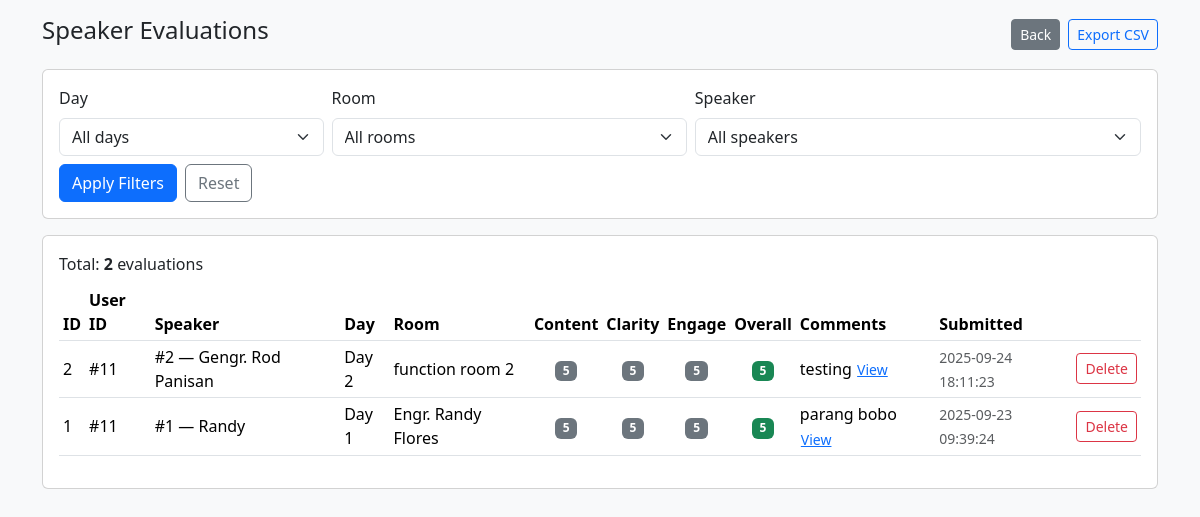
The app's page /admin/admin_evaluations.php (signed in) with its own data.
### tables this page shows
CREATE TABLE `speaker_evaluations` (
  `id` int(10) UNSIGNED NOT NULL,
  `user_id` int(10) UNSIGNED NOT NULL,
  `speaker_id` int(10) UNSIGNED NOT NULL,
  `room_id` int(10) UNSIGNED NOT NULL,
  `day_id` int(10) UNSIGNED NOT NULL,
  `content_quality` tinyint(3) UNSIGNED NOT NULL,
  `speaker_clarity` tinyint(3) UNSIGNED NOT NULL,
  `engagement` tinyint(3) UNSIGNED NOT NULL,
  `overall` tinyint(3) UNSIGNED NOT NULL,
  `comments` text DEFAULT NULL,
  `created_at` datetime NOT NULL DEFAULT current_timestamp()
);

CREATE TABLE `speakers` (
  `id` int(11) NOT NULL,
  `room_id` int(11) DEFAULT NULL,
  `name` varchar(255) NOT NULL,
  `title` varchar(255) DEFAULT NULL,
  `bio` text DEFAULT NULL,
  `start_time` time DEFAULT NULL,
  `end_time` time DEFAULT NULL,
  `photo` varchar(255) DEFAULT NULL,
  `photo_url` varchar(255) DEFAULT NULL,
  `presentation_url` varchar(255) DEFAULT NULL,
  `created_at` datetime NOT NULL DEFAULT current_timestamp()
);

CREATE TABLE `function_room_days` (
  `id` int(11) NOT NULL,
  `day_date` date NOT NULL,
  `room_id` int(11) DEFAULT NULL,
  `day` date NOT NULL,
  `enabled` tinyint(1) NOT NULL DEFAULT 1,
  `start_time` time DEFAULT NULL,
  `end_time` time DEFAULT NULL,
  `label` varchar(150) NOT NULL DEFAULT 'Day',
  `is_enabled` tinyint(1) NOT NULL DEFAULT 1
);

CREATE TABLE `function_rooms` (
  `id` int(11) NOT NULL,
  `day_id` int(11) DEFAULT NULL,
  `name` varchar(150) NOT NULL,
  `label` varchar(150) DEFAULT NULL,
  `room_number` varchar(50) NOT NULL,
  `day_number` int(10) UNSIGNED NOT NULL DEFAULT 1,
  `day_date` date DEFAULT NULL,
  `description` text DEFAULT NULL,
  `location` varchar(150) DEFAULT NULL,
  `capacity` int(11) DEFAULT NULL,
  `is_active` tinyint(1) NOT NULL DEFAULT 1,
  `created_at` datetime NOT NULL DEFAULT current_timestamp()
);

### admin/admin_evaluations.php (the view, shortened to what this page needs)
<?php
require_once __DIR__ . '/../db.php';
if (isset($conn) && $conn instanceof mysqli)      $db = $conn;
elseif (isset($mysqli) && $mysqli instanceof mysqli) $db = $mysqli;
else { http_response_code(500); echo "Database not available."; exit; }
if (!function_exists('e')) {
  function e($s){ return htmlspecialchars((string)$s, ENT_QUOTES|ENT_SUBSTITUTE, 'UTF-8'); }
}
$where = [];
$whereSql = $where ? ('WHERE '.implode(' AND ', $where)) : '';
$perPage = 50;
$page = max(1, (int)($_GET['page'] ?? 1));
$offset = ($page - 1) * $perPage;
$total = 0;
if ($r = $db->query("SELECT COUNT(*) AS c FROM speaker_evaluations se $whereSql")) {
  if ($row = $r->fetch_assoc()) $total = (int)$row['c'];
}
$sql = "
  SELECT se.id, se.user_id, se.speaker_id, se.room_id, se.day_id,
         se.content_quality, se.speaker_clarity, se.engagement, se.overall, se.comments, se.created_at,
         s.name AS speaker_name, fr.name AS room_name, fd.label AS day_label
  FROM speaker_evaluations se
  LEFT JOIN speakers s ON s.id = se.speaker_id
  LEFT JOIN function_rooms fr ON fr.id = se.room_id
  LEFT JOIN function_room_days fd ON fd.id = se.day_id
  $whereSql
  ORDER BY se.created_at DESC, se.id DESC
  LIMIT $perPage OFFSET $offset
";
$rows = [];
if ($res = $db->query($sql)) {
  while ($row = $res->fetch_assoc()) $rows[] = $row;
}
?>
<!doctype html>
<html lang="en">
<head>
  <link href="https://cdn.jsdelivr.net/npm/bootstrap@5.3.2/dist/css/bootstrap.min.css" rel="stylesheet">
</head>
<body class="p-3 bg-light">
  <div class="container">
    <div class="d-flex justify-content-between align-items-center mb-3">
      <h4>Speaker Evaluations</h4>
      <div class="d-flex gap-2">
        <a href="Admin_dashboard.php" class="btn btn-secondary btn-sm">Back</a>
        <a href="?<?= e(http_build_query(array_merge($_GET, ['export'=>1]))) ?>" class="btn btn-outline-primary btn-sm">Export CSV</a>
      </div>
    </div>
    <form method="get" class="card mb-3">
      <div class="card-body row g-2 align-items-end">
        <div class="col-md-3">
          <label class="form-label">Day</label>
          <select name="day_id" class="form-select">
            <option value="0">All days</option>
          </select>
        </div>
        <div class="col-md-4">
          <label class="form-label">Room</label>
          <select name="room_id" class="form-select">
            <option value="0">All rooms</option>
          </select>
        </div>
        <div class="col-md-5">
          <label class="form-label">Speaker</label>
          <select name="speaker_id" class="form-select">
            <option value="0">All speakers</option>
          </select>
        </div>
        <div class="col-12 d-flex gap-2">
          <button class="btn btn-primary">Apply Filters</button>
          <a class="btn btn-outline-secondary" href="admin_evaluations.php">Reset</a>
        </div>
      </div>
    </form>
    <div class="card">
      <div class="card-body">
        <div class="d-flex justify-content-between align-items-center mb-2">
          <div>Total: <strong><?= (int)$total ?></strong> evaluation<?= $total == 1 ? '' : 's' ?></div>
        </div>
        <?php if (empty($rows)): ?>
          <div class="text-muted">No evaluations found for the selected filters.</div>
        <?php else: ?>
          <div class="table-responsive">
            <table class="table table-sm align-middle">
              <thead>
                <tr>
                  <th>ID</th>
                  <th>User ID</th>
                  <th>Speaker</th>
                  <th>Day</th>
                  <th>Room</th>
                  <th class="text-center">Content</th>
                  <th class="text-center">Clarity</th>
                  <th class="text-center">Engage</th>
                  <th class="text-center">Overall</th>
                  <th>Comments</th>
                  <th>Submitted</th>
                  <th></th>
                </tr>
              </thead>
              <tbody>
                <?php foreach ($rows as $r): ?>
                  <?php
                    $ov = (int)$r['overall'];
                    $badge = $ov >= 4 ? 'bg-success' : ($ov >= 2 ? 'bg-warning text-dark' : 'bg-danger');
                  ?>
                  <tr>
                    <td><?= (int)$r['id'] ?></td>
                    <td>#<?= (int)$r['user_id'] ?></td>
                    <td>#<?= (int)$r['speaker_id'] ?> — <?= e($r['speaker_name'] ?? '') ?></td>
                    <td><?= e($r['day_label'] ?? '-') ?></td>
                    <td><?= e($r['room_name'] ?? '-') ?></td>
                    <td class="text-center"><span class="badge text-bg-secondary rating-badge"><?= (int)$r['content_quality'] ?></span></td>
                    <td class="text-center"><span class="badge text-bg-secondary rating-badge"><?= (int)$r['speaker_clarity'] ?></span></td>
                    <td class="text-center"><span class="badge text-bg-secondary rating-badge"><?= (int)$r['engagement'] ?></span></td>
                    <td class="text-center"><span class="badge <?= $badge ?> rating-badge"><?= $ov ?></span></td>
                    <td>
                      <?php $c = trim((string)($r['comments'] ?? '')); ?>
                      <?php if ($c === ''): ?>
                        <span class="text-muted">-</span>
                      <?php else: ?>
                        <span class="comment-trunc"><?= e($c) ?></span>
                        <button class="btn btn-link btn-sm p-0" data-bs-toggle="modal" data-bs-target="#commentModal" data-comment="<?= e($c) ?>">View</button>
                      <?php endif; ?>
                    </td>
                    <td><span class="small text-muted"><?= e($r['created_at']) ?></span></td>
                    <td class="text-end">
                      <form method="post" class="d-inline" onsubmit="return confirm('Delete this evaluation?');">
                        <button class="btn btn-sm btn-outline-danger">Delete</button>
                      </form>
                    </td>
                  </tr>
                <?php endforeach; ?>
              </tbody>
            </table>
          </div>
        <?php endif; ?>
      </div>
    </div>
  </div>
</body>
</html>

### admin/admin_evaluations.php (style rules this page uses)
.comment-trunc { max-width: 360px; white-space: nowrap; overflow: hidden; text-overflow: ellipsis; display: inline-block; vertical-align: bottom; }
.rating-badge { font-weight: 700; }

### records on screen
speaker_evaluations: id "2", user "11", speaker "2", speaker.name "Gengr. Rod Panisan", function_room_days.label "Day 2", function_rooms.name "function room 2", content_quality "5", speaker_clarity "5", engagement "5", overall "5", comments "testing", created_at "2025-09-24 18:11:23"
speaker_evaluations: id "1", user "11", speaker "1", speaker.name "Randy", function_room_days.label "Day 1", function_rooms.name "Engr. Randy Flores", content_quality "5", speaker_clarity "5", engagement "5", overall "5", comments "parang bobo", created_at "2025-09-23 09:39:24"

### other values on screen
$total "2"
